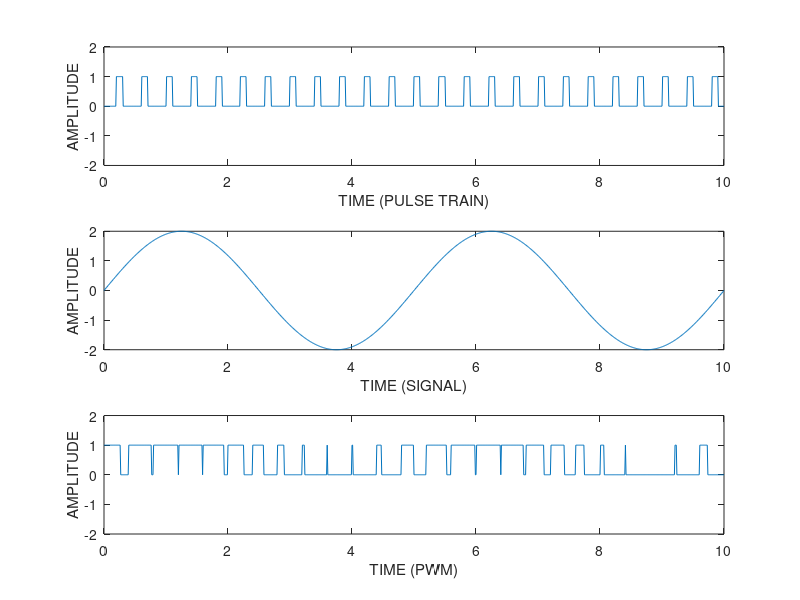

Write the MATLAB code that produced this figure.
%ANIRUDH KANNAN V P
%201601004
%CSE BATCH A
clc;
clear all;
close all;

msgfreq=0.2;
ampmsg=2;
wid=0.1;
tvec=0:0.01:10;
wm=2*pi*msgfreq;


lengtht=length(tvec);
plssignal=zeros(1,lengtht);
msgsignal=ampmsg*sin(2*pi*msgfreq*tvec);

i=0;
st=1;
while i<=10
    plssignal(msgfreq<= tvec-i & tvec-i <=wid+msgfreq)=1;
    i = i + 0.4;
end

%PWM
newwidth=wid*(1+msgsignal);

PWMsignal=zeros(1,lengtht);

i=0;
st=1;
while i<=10
    PWMsignal(0<= tvec-i & tvec-i <=newwidth+wid)=1;
    i = i + 0.4;
end

subplot(3,1,1);
plot(tvec,plssignal);
xlabel('TIME (PULSE TRAIN)');
ylabel('AMPLITUDE');
ylim([-2,2]);
subplot(3,1,2);
plot(tvec,msgsignal);
xlabel('TIME (SIGNAL)');
ylabel('AMPLITUDE');
subplot(3,1,3);
plot(tvec,PWMsignal);
xlabel('TIME (PWM)');
ylabel('AMPLITUDE');
ylim([-2,2]);